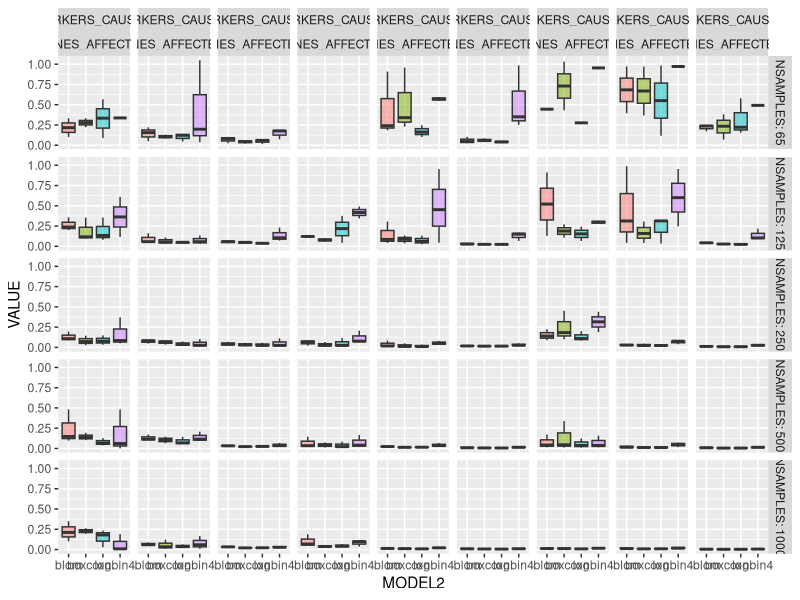

This chart was generated by the following R code:
require('ggplot2')
require('dplyr')

metrics = read.table('metrics3.txt', stringsAsFactors = F, sep = ',', header = T)
metrics = metrics %>%
  tidyr::gather(METRIC, VALUE, -c(NSAMPLES, NGENES, NGENES_AFFECTED, NMARKERS, NMARKERS_CAUSAL, MODEL, TRANS)) %>%
  mutate(MODEL2 = ifelse(MODEL %in% c('NBinomial', 'NBinomial2', 'NBinomial3', 'NBinomial4', 'Poisson', 'Binomial'), MODEL, TRANS)) %>%
  mutate(MODEL2 = gsub('NBinomial', 'nbin', MODEL2)) %>%
  mutate(MODEL2 = gsub('Binomial', 'bin', MODEL2)) %>%
  mutate(MODEL2 = gsub('Poisson', 'pois', MODEL2))

metrics_filt = metrics %>%
  filter(METRIC %in% c('RSS'), MODEL2 %in% c('nbin4', 'log', 'boxcox', 'blom'))

print(
  ggplot(data = metrics_filt, mapping = aes(x = MODEL2, y = VALUE, fill = MODEL2)) +
    geom_boxplot(alpha = 0.5) +
    theme(legend.position = "none") +
    facet_grid(NSAMPLES ~ NMARKERS_CAUSAL + NGENES_AFFECTED, labeller = label_both)
)
